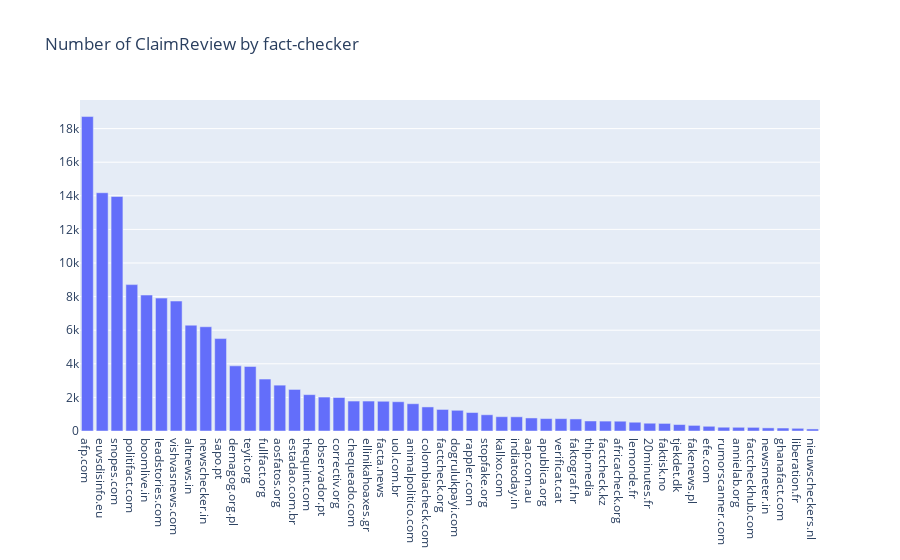

The code cell stored with this chart in its notebook:
### Code cell
by_factchecker_filtered = [el for el in sorted(by_factchecker, key=lambda x: x['after'], reverse=True) if el['after'] > 100]
by_factchecker_filtered = sorted(by_factchecker, key=lambda x: x['after'], reverse=True)[:50]
fig = go.Figure([
    # go.Bar(x=[x['domain'] for x in by_factchecker_filtered], y=[x['before'] for x in by_factchecker_filtered], name='before'),
    go.Bar(x=[x['domain'] for x in by_factchecker_filtered], y=[x['after'] for x in by_factchecker_filtered], name='total'),
    ])
# fig.update_layout(xaxis={'categoryorder':'totala descending'})
fig.update_layout(title='Number of ClaimReview by fact-checker')
fig.update_yaxes(nticks=10)
fig.update_xaxes(nticks=50)
fig.write_image('figures/number_of_claimreview_by_fact_checker.pdf')
fig

### Figure 1 — Plotly figure (JSON) as saved in the notebook; plotly's stock layout.template omitted (floating-point values rounded to 4 significant figures)
{"data": [{"name": "total", "type": "bar", "x": ["afp.com", "euvsdisinfo.eu", "snopes.com", "politifact.com", "boomlive.in", "leadstories.com", "vishvasnews.com", "altnews.in", "newschecker.in", "sapo.pt", "demagog.org.pl", "teyit.org", "fullfact.org", "aosfatos.org", "estadao.com.br", "thequint.com", "observador.pt", "correctiv.org", "chequeado.com", "ellinikahoaxes.gr", "facta.news", "uol.com.br", "animalpolitico.com", "colombiacheck.com", "factcheck.org", "dogrulukpayi.com", "rappler.com", "stopfake.org", "kallxo.com", "indiatoday.in", "aap.com.au", "apublica.org", "verificat.cat", "faktograf.hr", "thip.media", "factcheck.kz", "africacheck.org", "lemonde.fr", "20minutes.fr", "faktisk.no", "tjekdet.dk", "fakenews.pl", "efe.com", "rumorscanner.com", "annielab.org", "factcheckhub.com", "newsmeter.in", "ghanafact.com", "liberation.fr", "nieuwscheckers.nl"], "y": [18717, 14182, 13959, 8713, 8092, 7910, 7735, 6299, 6205, 5501, 3878, 3842, 3093, 2729, 2474, 2164, 2020, 1994, 1783, 1782, 1770, 1743, 1624, 1433, 1283, 1233, 1100, 966, 852, 845, 776, 740, 737, 718, 596, 589, 583, 522, 463, 452, 384, 334, 281, 225, 221, 216, 186, 177, 160, 122]}], "layout": {"title": {"text": "Number of ClaimReview by fact-checker"}, "xaxis": {"nticks": 50}, "yaxis": {"nticks": 10}}}
